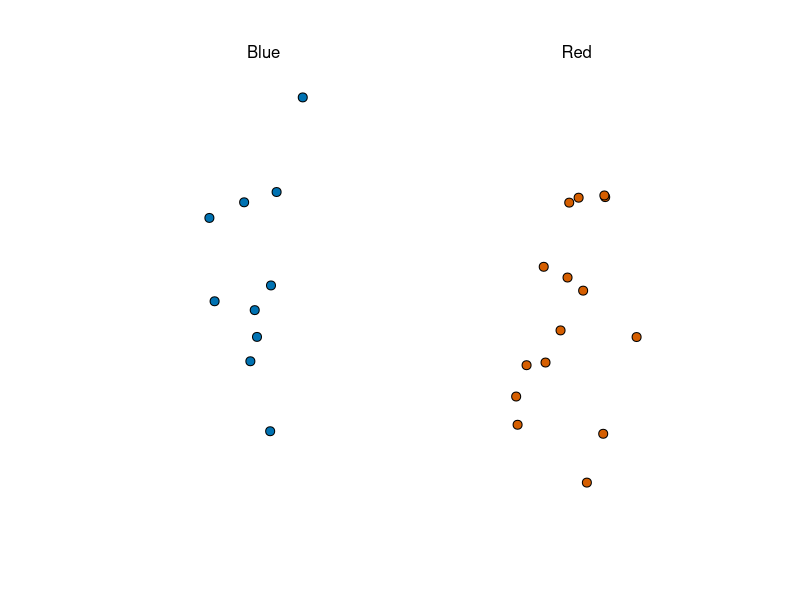
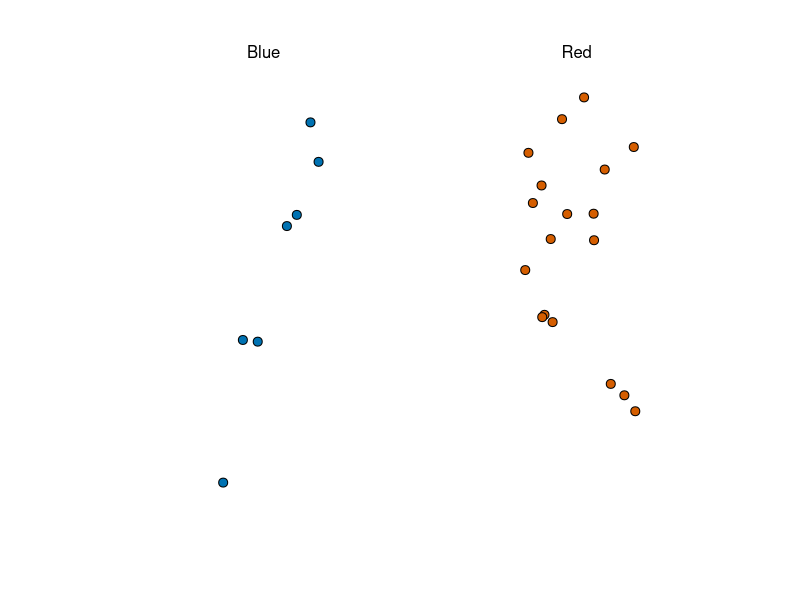
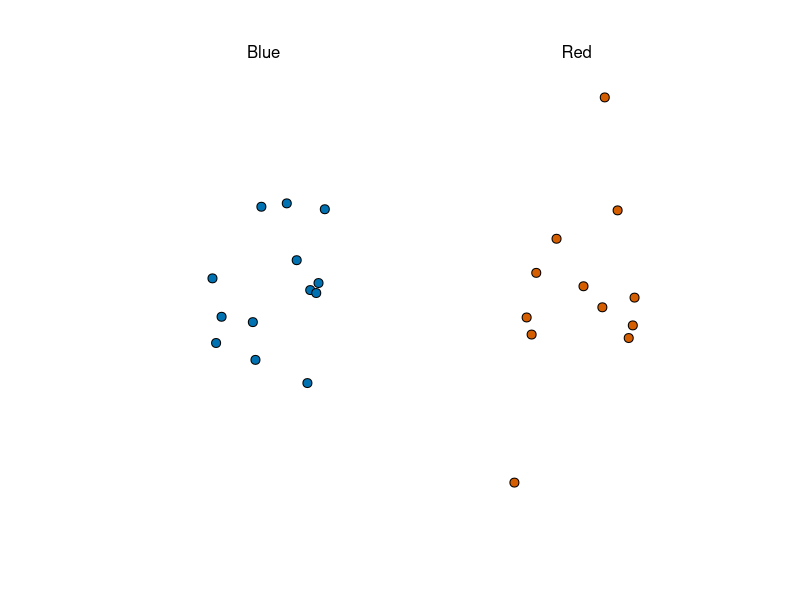
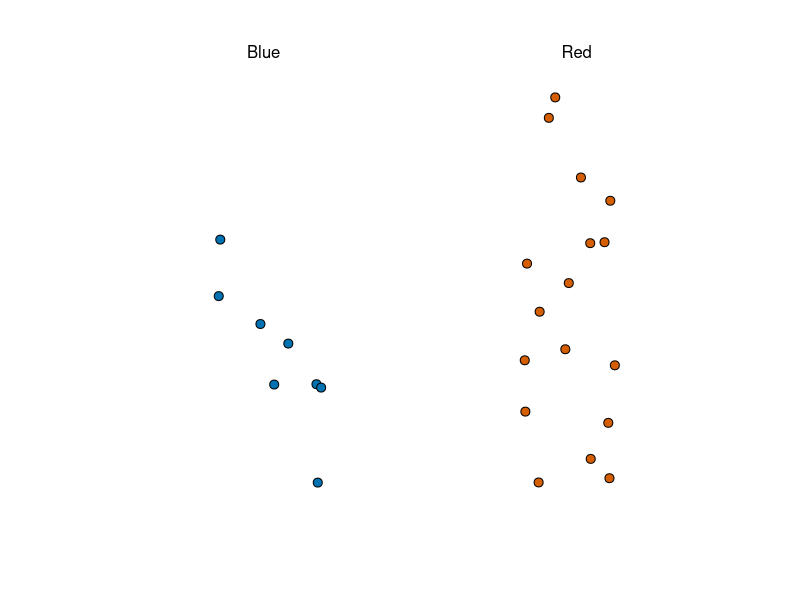

Write R code to recreate these figures, in order. (Note: this script raises an error after producing the figures.)
##### Inference and Modeling


### Sampling ModelParameters and Estimates
library(tidyverse)
library(dslabs)
ds_theme_set()
take_poll(25)
take_poll(25)
take_poll(25)
take_poll(25)

### The sample Average

### The Central Limit Threorem in Practice
X_hat <- 0.48
se <- sqrt(X_hat*(1-X_hat)/25)
se

pnorm(0.01/se) - pnorm(-0.1/se)

2*se

pnorm(2)-pnorm(-2)


### Margin of Error


### A Monte Carlo Simulation for the CLT

B <- 10000
N <- 1000
X_hat <- replicate(B, {
  X <- sample(c(0,1), size=N, replace=TRUE, prob=c(1-p, p))
  mean(X)
})    # Don't know p

p <- 0.45
N <- 1000
X <- sample(c(0,1), size=N, replace=TRUE, prob=c(1-p, p))
X_hat <- mean(X)

B <- 10000
X_hat <- replicate(B, {
  X <- sample(c(0,1), size=N, replace=TRUE, prob=c(1-p,p))
  mean(x)
})

mean(X_hat)
sd(X_hat)

library(tidyverse)
library(gridExtra)
p1 <- data.frame(X_hat=X_hat) %>% ggplot(aes(X_hat))+
  geom_histogram(binwidth=0.005, color="black")
p2 <- data.frame(X_hat=X_hat) %>% ggplot(aes(sample=X_hat)) +
  stat_qq(dparams= list(mean=mean(X_hat), sd=sd(X_hat)))+
  geom_abline()+
  ylab("X_hat")+
  xlab("Theoretical normal")
grid.arrange(p1, p2, nrow=1)


### The Spread

### Bias: Why Not Run a Very Large Poll?
N <- 10000
p <- seq(0.35, 0.65, length= 100)
SE <- sapply(p, function(x) 2*sqrt(x*(1-x)/N))
data.frame(p=p, SE=SE) %>% ggplot(aes(p,SE))+geom_line()


###Confidence Intervals
##A very commonly seen version from ggplot: geom_smooth()

data("nhtemp")
data.frame(year= as.numeric(time(nhtemp)), temperature=as.numeric(nhtemp)) %>%
  ggplot(aes(year,temperature)) +
  geom_point()+
  geom_smooth()+
  ggtitle("Average Yearly Temperatures in New Haven")


p <- 0.45
N <- 1000

  #If we redo the code twice, the intervals are different due to random variation
X <- sample(c(0,1), size=N, replace=TRUE, prob=c(1-p, p))
X_hat <- mean(X)
SE_hat <- sqrt(X_hat*(1-X_hat)/N)
c(X_hat - 2*SE_hat, X_hat +2*SE_hat)

X <- sample(c(0,1), size=N, replace=TRUE, prob=c(1-p, p))
X_hat <- mean(X)
SE_hat <- sqrt(X_hat*(1-X_hat)/N)
c(X_hat - 2*SE_hat, X_hat +2*SE_hat)

z<-qnorm(0.995)
z
pnorm(qnorm(0.995))
pnorm(1-qnorm(0.995))
pnorm(z)-pnorm(-z)
qnorm(0.975)

# A Monte  Carlo Simulation for Confidence Intervals
B <- 10000
inside <- replicate(B, {
  X <- sample(c(0,1), size=N, replace=TRUE, prob=c(1-p,p))
  X_hat <- mean(X)
  SE_hat <- sqrt(X_hat*(1-X_hat)/N)
  between(p, X_hat - 2*SE_hat, X_hat +2*SE_hat) #is p included in the interval?
})
mean(inside) # in 0.9513% of the time


### The Correct Language

###Power
  ##Sample size of 25, the confidence interval fot the spread was
N <- 25
X_hat <- 0.48
(2*X_hat -1) + c(-2,2)*2*sqrt(X_hat*(1-X_hat)/sqrt(N))

### p-values
N<- 100
z<- sqrt(N)*0.02/0.5
1-(pnorm(z)-pnorm(-z))


### Poll Aggregators
library(tidyverse)
d <- 0.039
Ns <- c(1298, 533, 1342, 897, 774, 254, 812, 324, 1291, 1056, 2172, 516)
p <- (d+1)/2

confidence_intervals <- sapply(Ns, function(N){
  X <- sample(c(0,1), size=N, replace= TRUE, prob=c(1-p, p))
  X_hat <- mean(X)
  SE_hat <- sqrt(X_hat*(1-X_hat)/N)
  2*c(X_hat, X_hat - 2*SE_hat, X_hat + 2*SE_hat)-1
})

polls <-data.frame(poll=1:ncol(confidence_intervals), t(confidence_intervals), sample_size=Ns)
names(polls) <- c("poll", "estimate", "low", "high", "sample_size")
polls

sum(polls$sample_size)

d_hat <- polls %>% summarize(avg(estimate*sample_size) /sum(sample_size)) %>% .$avg

p_hat <- (1+d_hat)/2
moe <-2*1.96*sqrt(p_hat*(1-p_hat)/sum(poll$sample_size))
moe

round(d_hat*100,1)
round(moe*100,1)


### Pollsters and Multilevel Models


### Poll Data and Pollster Bias
library(dslabs)
data(polls_us_election_2016)
names(polls_us_election_2016)

polls <- polls_us_election_2016 %>% filter (state == "U.S." & enddate >= "2016-10-30" & grade %in% c("A+","A","A-","B+") | is.na(grade))

polls <- polls %>% mutate(spread= rawpoll_clinton/100 - rawpoll_trump/100)

d_hat <- polls %>% summarize(d_hat = sum(spread*samplesize)/sum(samplesize)) %>% .$d_hat

p_hat <- (d_hat+1)/2
moe <- 1.96 * 2 * sqrt(p_hat*(1-p_hat)/sum(polls$samplesize))
moe

polls %>% ggplot(aes(spread)) + geom_histogram(color="black", binwidth= .01)

polls %>% group_by(pollster) %>% summarize(n())

polls %>% group_by(pollster) %>%
  filter(n() >=6) %>%
  ggplot(aes(pollster, spread))+
  geom_point()+
  theme(axis.text.x = element_text(angle= 90, hjust=1))

polls %>% group_by(pollster) %>%
  filter(n() >= 6) %>%
  summarize(se=2*sqrt(p_hat * (1-p_hat) /median(samplesize)))


### Data-Driven Models
one_poll_per_pollster <- polls %>% group_by(pollster) %>%
  filter(enddate == max(enddate)) %>% 
  ungroup()

one_poll_per_pollster %>%
  ggplot(aes(spread)) + geom_histogram(binwidth = 0.01)

sd(one_poll_per_pollster$spread)

results <- one_poll_per_pollster %>%
  summarize(avg= mean(spread), se= sd(spread)/sqrt(length(spread))) %>%
  mutate(start = avg - 1.96*se, end=avg +1.96* se)
round(results*100,1)



### Bayesian Statistics

###Bayes Theorem
## Cystic fibrosis example
# prevelance of the disease is 1 in 35000
prev <- 0.00025
N <- 100000
outcome <- sample(c("Disease", "Healthy"), size= N, replace=TRUE, prob=c(prev, 1-prev))
N_D <- sum(outcome=="Disease")
N_D
N_H <- sum(outcome == "Healthy")
N_H

#False positives/negatives
accuracy <- 0.99 #accuracy test
test <- vector("character", N)
test[outcome=="Disease"] <- sample(c("+","-"), N_D, replace=TRUE, prob=c(accuracy, 1-accuracy))
test[outcome=="Healthy"] <- sample(c("-","+"), N_H, replace=TRUE, prob=c(accuracy, 1-accuracy))

table(outcome, test)
19/972 #2%


### Bayes in practice


### Hierarchical Model


### Election Forecasting
mu <- 0
tau <- 0.035
sigma <- results$se
Y <- results$avg
B<- sigma^2/(sigma^2+tau^2)

posterior_mean <- B*mu + (1-B)*Y
posterior_se <- sqrt(1/ (1/simga^2 + 1/tau^2))

posterior_mean
posterior_se

  #credibel interval (random interval that has a 95% chance of occuring)
posterior_mean + c(-1.96, 1.96) * posterior_se

  #probability d bigger than 0
1 - pnorm(0,posterior_mean,posterior_se)



### Mathematical representations of Models
J <- 6
N <- 2000
d <- 0.021
p <- (d+1)/2
X <- d + rnorm(J, 0, 2*sqrt(p*(1-p)/N))

  # create data for 5 different pollsters using a sapply loop
I <- 5
J <- 6
N <- 2000
X <- sapply(1:I, function(i) {
  d+rnorm(J,0,2*sqrt(p*(1-p)/N))
})

  # dOES NOT TAKE INTO ACCOUNT DATA TO DATA VARIABILITY
I <- 5
J <- 6
N <- 2000
d <- 0.021
p <- (d+1)/2
h <- rnorm(I, 0,0.25)
X <- sapply(1:I, function(i) {
  d+h[i]+rnorm(J,0,2*sqrt(p*(1-p)/N))
})
 
  # add general bias variability
mu <- 0
tau <- 0.035
sigma <- sqrt(results$se^2 + 0.025^2)
Y <- results$avg
B<- sigma^2/(sigma^2+tau^2)

posterior_mean <- B*mu + (1-B)*Y
posterior_se <- sqrt(1/ (1/simga^2 + 1/tau^2))

1 - pnorm(0,posterior_mean,posterior_se)


### Predicting the Electoral College

results_us_election_2016 %>% arrange(desc(electoral_votes)) %>% top_n(5, electoral_votes)


  #??? Predict the electoral college result of 2016
  # Aggregate results from polls taken during last week
results <- polls_us_election_2016 %>%
  filter(state!= "U.S." &
           !grepl("CD", state) &
           enddate >= "2016-10-31" &
           (grade %in% c("A+", "A", "A-", "B+") | is.na(grade))) %>%
  mutate(spread= rawpoll_clinton/100 -rawpoll_trump/100) %>%
  group_by(state) %>%
  summarize(avg = mean(spread), sd = sd(spread), n=n()) %>%
  mutate(state= as.character(state))

results %>% arrange(abs(avg))

  # Function left_join() let us easily add the number of electoral votes for each state
results <- left_join(results, results_us_election_2016, by= "state")
results_us_election_2016 %>% filter(!state %in% results$state)

  # assign sd to the states that had just one poll by substituting the missing value
  # by the median of the SD of all other states
results <- results %>%
  mutate(sd= ifelse(is.na(sd), median(results$sd, na.rm=TRUE), sd))

  # Bayesian calculation
mu <- 0
tau <- 0.02
results %>% mutate(sigma= sd/sqrt(n),
                   B= sigma^2/(sigma^2+tau^2),
                   posterior_mean= B*mu + (1-b)*avg,
                   posterior_se = sqrt(1/(1/sigma^2 + 1/tau^2))) %>%
  arrange(abs(posterior_mean))

  # monte carlo repeat 10000 times
mu <- 0
tau <- 0.02
clinton_EV <- replicate(1000, {
  results %>% mutate(sigma= sd/sqrt(n),
                   B= sigma^2/(sigma^2+tau^2),
                   posterior_mean= B*mu + (1-b)*avg,
                   posterior_se = sqrt(1/(1/sigma^2 + 1/tau^2)),
                   simulated_result = rnorm(length(posterior_mean), posterior_mean, posterior_se),
                   clinton = ifelse(simulated_result>0, electoral_votes, 0)) %>%
    summarize(clinton = sum(clinton)) %>%
    .$clinton + 7## 7 for Rhode Island and D.C.
})

mean(clinton_EV >269)# chance of Clinton winning

data.frame(clinton_EV) %>%
  ggplot(aes(clinton_EV)) +
  geom_histogram(binwidth =1) +
  geom_vline(xintercept = 269)

  
  # Add general bias
mu <- 0
tau <- 0.02
bias_sd <- 0.03
clinton_EV_2<- replicate(1000, {
  results %>% mutate(sigma= sqrt(sd^2/n + bias_sd^2),
                     B= sigma^2/(sigma^2+tau^2),
                     posterior_mean= B*mu + (1-b)*avg,
                     posterior_se = sqrt(1/(1/sigma^2 + 1/tau^2)),
                     simulated_result = rnorm(length(posterior_mean), posterior_mean, posterior_se),
                     clinton = ifelse(simulated_result>0, electoral_votes, 0)) %>%
    summarize(clinton = sum(clinton)) %>%
    .$clinton + 7## 7 for Rhode Island and D.C.
})

mean(clinton_EV >269)# chance of Clinton winning


### Forecasting
  # stick to one pollster to avoid between pollster varibility
one_pollster<- polls_us_election_2016 %>% 
  filter(pollster == "Ipsos" & state == "U.S.") %>%
  mutate(spread = rawpoll_clinton/100 - rawpoll_trump/100)

se <- one_pollster %>%
  summarize(empirical = sd(spread),
            theoretical= 2*sqrt(mean(spread)*(1-mean(spread))/min(samplesize)))
se

  # distribution does not look normal as theory predicts
one_pollster %>% ggplot(aes(spread)) +
  geom_histogram(binwidth = 0.01, color ="black")
 
  #extra variaility comes from time variation due to events
polls_us_election_2016 %>%
  filter(state =="U.S." & enddate >= "2016-07-01") %>%
  group_by (pollster) %>%
  filter(n() >=10) %>%
  ungroup() %>%
  mutate(spread = rawpoll_clinton/100 - rawpoll_trump/100) %>%
  ggplot(aes(enddate, spread)) +
  geom_smooth(method = "loess", span = 0.1) +
  geom_point(aes(color=pollster), show.legend = FALSE, alpha = 0.6)

  # Our model must take into account a time effect
  # Blue line indicates a trend. Mostly they plot a trend for each candidate and not the difference
polls_us_election_2016 %>%
  filter(state =="U.S." & enddate >= "2016-07-01") %>%
  select(enddate, pollster, rawpoll_clinton, rawpoll_trump) %>%
  rename(Clinton = rawpoll_clinton, Trump = rawpoll_trump) %>%
  gather(candidate, percentage, -enddate, -pollster)%>%
  mutate(candidate= factor(candidate, levels = c("Trump", "Clinton"))) %>%
  group_by (pollster) %>%
  filter(n() >=10) %>%
  ungroup() %>%
  ggplot(aes(enddate, percentage, color= candidate)) +
  geom_point(show.legend = FALSE, alpha = 0.4) +
  geom_smooth(method = "loess", span = 0.15) +
  scale_y_continuous(limits = c(30,50))


### The t-Distribution

z <- qt(0.975, nrow(one_poll_per_pollster) -1)
one_poll_per_pollster %>%
  summarize(avg= mean(spread), moe= z*sd(spread)/sqrt(length(spread))) %>%
  mutate(start = avg - moe, end = avg + moe)

qt(0.975, 14) # quantile t-distribution with 14 df
qnorm(0.975)


### Association Tests
data("research_funding_rates")
research_funding_rates

  #compute difference between men and women by computing the total succesfull and total weren't
totals <- research_funding_rates %>%
  select(-discipline) %>%
  summarize_all(funs(sum)) %>%
  summarize(yes_men = awards_men,
            no_men = applications_men - awards_men,
            yes_women = awards_women,
            no_women = applications_women - awards_women)

totals %>% summarize(percent_men = yes_men/(yes_men+no_men),
                     percent_women = yes_women/(yes_women+no_women))
  # We see larger amount of men rewarded
  
  # Data from milk pooring example is usually summarized like this
tab <- matrix(c(3,1,1,3), 2,2)
rownames(tab) <- c("Poured Before","Poured After")
colnames(tab) <- c("Guessed before","Guessed after")
tab

fisher.test(tab, alternative="greater") # p-value from Fisher's test


### Chi-Squared Tests
  # Compute overall funding rate
funding_rate <- totals %>%
  summarize(percent_total =
              (yes_men + yes_women)/
              (yes_men + no_men + yes_women + no_women)) %>%
  .$percent_total

funding_rate

  # Would we see as big a difference between the funding of men and women if funding was given at random?
  # Chi-squared test answers this
  # Firt create two-by-two table
two_by_two <- tibble(awarded = c("no", "yes"),
                     men = c(totals$no_men, totals$yes_men),
                     women = c(totals$no_women, totals$yes_women))
two_by_two

  # compare this to what we would expect to see at the overall funding rate
tibble(awarded = c("no", "yes"),
       men= (totals$no_men + totals$yes_men) *
         c(1 - funding_rate, funding_rate),
       women= (totals$no_women + totals$yes_women)*
         c(1- funding_rate, funding_rate))

  # the chi.test() function takes a 2x2 table and returns the results of the test
two_by_two %>% 
  select(-awarded) %>%
  chisq.test()

  # odds ratio. Man X=1 and funded Y=1 otherwise woman X=0, non-funded Y=0
  # Odds to be funded
odds_men <- (two_by_two$men[2] / sum(two_by_two$men)) /
  (two_by_two$men[1]/sum(two_by_two$men))

odds_women <- (two_by_two$women[2] / sum(two_by_two$women)) /
  (two_by_two$women[1]/sum(two_by_two$women))

odds_men/odds_women

  # odds_ratio not always correlated to p-value, depends on sample size
two_by_two %>% 
  select(-awarded) %>%
  mutate(men = men*10, women= women*10) %>%
  chisq.test()
